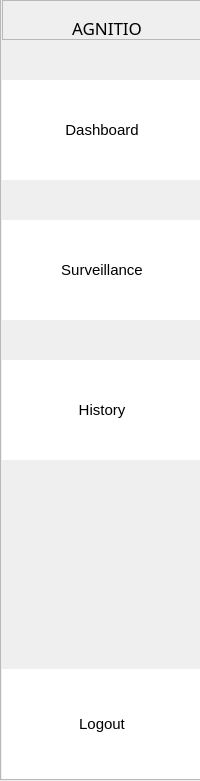
      <widget class="QWidget" name="sidenav" native="true">
       <property name="geometry">
        <rect>
         <x>0</x>
         <y>-1</y>
         <width>200</width>
         <height>781</height>
        </rect>
       </property>
       <widget class="QFrame" name="side_nav_container">
        <property name="geometry">
         <rect>
          <x>0</x>
          <y>-1</y>
          <width>203</width>
          <height>781</height>
         </rect>
        </property>
        <property name="styleSheet">
         <string notr="true"/>
        </property>
        <property name="frameShape">
         <enum>QFrame::StyledPanel</enum>
        </property>
        <property name="frameShadow">
         <enum>QFrame::Raised</enum>
        </property>
        <layout class="QVBoxLayout" name="verticalLayout">
         <property name="spacing">
          <number>40</number>
         </property>
         <property name="leftMargin">
          <number>1</number>
         </property>
         <property name="topMargin">
          <number>0</number>
         </property>
         <property name="rightMargin">
          <number>0</number>
         </property>
         <property name="bottomMargin">
          <number>0</number>
         </property>
         <item>
          <widget class="QFrame" name="logo_name_frame">
           <property name="minimumSize">
            <size>
             <width>200</width>
             <height>40</height>
            </size>
           </property>
           <property name="font">
            <font>
             <pointsize>9</pointsize>
            </font>
           </property>
           <property name="styleSheet">
            <string notr="true">border-bottom: 1px solid;</string>
           </property>
           <property name="frameShape">
            <enum>QFrame::StyledPanel</enum>
           </property>
           <property name="frameShadow">
            <enum>QFrame::Raised</enum>
           </property>
           <widget class="QLabel" name="name_lbl">
            <property name="geometry">
             <rect>
              <x>30</x>
              <y>10</y>
              <width>30</width>
              <height>30</height>
             </rect>
            </property>
            <property name="minimumSize">
             <size>
              <width>30</width>
              <height>30</height>
             </size>
            </property>
            <property name="maximumSize">
             <size>
              <width>30</width>
              <height>30</height>
             </size>
            </property>
            <property name="styleSheet">
             <string notr="true">border-image: url(:/images/thesis_system_logo_with_no_text.png);</string>
            </property>
            <property name="text">
             <string/>
            </property>
           </widget>
           <widget class="QLabel" name="logo_lbl">
            <property name="geometry">
             <rect>
              <x>70</x>
              <y>20</y>
              <width>111</width>
              <height>16</height>
             </rect>
            </property>
            <property name="font">
             <font>
              <family>PanAmTextCaps</family>
              <pointsize>13</pointsize>
             </font>
            </property>
            <property name="styleSheet">
             <string notr="true">border:none;</string>
            </property>
            <property name="text">
             <string>AGNITIO</string>
            </property>
           </widget>
          </widget>
         </item>
         <item>
          <widget class="QPushButton" name="dashboard_btn">
           <property name="enabled">
            <bool>true</bool>
           </property>
           <property name="minimumSize">
            <size>
             <width>200</width>
             <height>100</height>
            </size>
           </property>
           <property name="font">
            <font>
             <family>Helvetica</family>
             <pointsize>11</pointsize>
             <weight>50</weight>
             <italic>false</italic>
             <bold>false</bold>
            </font>
           </property>
           <property name="layoutDirection">
            <enum>Qt::LeftToRight</enum>
           </property>
           <property name="styleSheet">
            <string notr="true">QPushButton#dashboard_btn{
	background-color: rgb(255, 255, 255);
	color: rgb(0, 0, 0);
	border: none;

}

QPushButton#dashboard_btn:hover{
background-color: rgb(241, 241, 241);
}

QPushButton#dashboard_btn:pressed{
	padding-left:5px;
	padding-top:5px;
	background-color: rgb(182, 182, 182);
}</string>
           </property>
           <property name="text">
            <string>Dashboard</string>
           </property>
           <property name="icon">
            <iconset resource="../gui_image_resource/main_res.qrc">
             <normaloff>:/images/dashboard_logo.png</normaloff>:/images/dashboard_logo.png</iconset>
           </property>
          </widget>
         </item>
         <item>
          <widget class="QPushButton" name="surveillance_btn">
           <property name="minimumSize">
            <size>
             <width>170</width>
             <height>100</height>
            </size>
           </property>
           <property name="font">
            <font>
             <family>Helvetica</family>
             <pointsize>11</pointsize>
             <weight>50</weight>
             <italic>false</italic>
             <bold>false</bold>
            </font>
           </property>
           <property name="styleSheet">
            <string notr="true">QPushButton#surveillance_btn{
	background-color: rgb(255, 255, 255);
	color: rgb(0, 0, 0);
	border: none;
}

QPushButton#surveillance_btn:hover{
background-color: rgb(241, 241, 241);
}

QPushButton#surveillance_btn:pressed{
	padding-left:5px;
	padding-top:5px;
	background-color: rgb(182, 182, 182);
}</string>
           </property>
           <property name="text">
            <string>Surveillance</string>
           </property>
           <property name="icon">
            <iconset resource="../gui_image_resource/main_res.qrc">
             <normaloff>:/images/surveillance_logo.png</normaloff>:/images/surveillance_logo.png</iconset>
           </property>
          </widget>
         </item>
         <item>
          <widget class="QPushButton" name="history_btn">
           <property name="minimumSize">
            <size>
             <width>200</width>
             <height>100</height>
            </size>
           </property>
           <property name="font">
            <font>
             <family>Helvetica</family>
             <pointsize>11</pointsize>
             <weight>50</weight>
             <bold>false</bold>
            </font>
           </property>
           <property name="styleSheet">
            <string notr="true">QPushButton#history_btn{
	background-color: rgb(255, 255, 255);
	color: rgb(0, 0, 0);
	border: none;
}

QPushButton#history_btn:hover{
background-color: rgb(241, 241, 241);
}

QPushButton#history_btn:pressed{
	padding-left:5px;
	padding-top:5px;
	background-color: rgb(182, 182, 182);
}</string>
           </property>
           <property name="text">
            <string>History</string>
           </property>
           <property name="icon">
            <iconset resource="../gui_image_resource/main_res.qrc">
             <normaloff>:/images/surveillance_report.png</normaloff>:/images/surveillance_report.png</iconset>
           </property>
          </widget>
         </item>
         <item>
          <spacer name="verticalSpacer">
           <property name="orientation">
            <enum>Qt::Vertical</enum>
           </property>
           <property name="sizeHint" stdset="0">
            <size>
             <width>20</width>
             <height>40</height>
            </size>
           </property>
          </spacer>
         </item>
         <item>
          <widget class="QPushButton" name="logout_btn">
           <property name="minimumSize">
            <size>
             <width>200</width>
             <height>110</height>
            </size>
           </property>
           <property name="font">
            <font>
             <family>Helvetica</family>
             <pointsize>11</pointsize>
            </font>
           </property>
           <property name="styleSheet">
            <string notr="true">QPushButton#logout_btn{
	background-color: rgb(255, 255, 255);
	color: rgb(0, 0, 0);
	border: none;
}

QPushButton#logout_btn:hover{
background-color: rgb(241, 241, 241);
}

QPushButton#logout_btn:pressed{
	padding-left:5px;
	padding-top:5px;
	background-color: rgb(182, 182, 182);
}
</string>
           </property>
           <property name="text">
            <string>Logout</string>
           </property>
           <property name="icon">
            <iconset resource="../gui_image_resource/main_res.qrc">
             <normaloff>:/images/logout_logo.png</normaloff>:/images/logout_logo.png</iconset>
           </property>
          </widget>
         </item>
        </layout>
       </widget>
      </widget>
